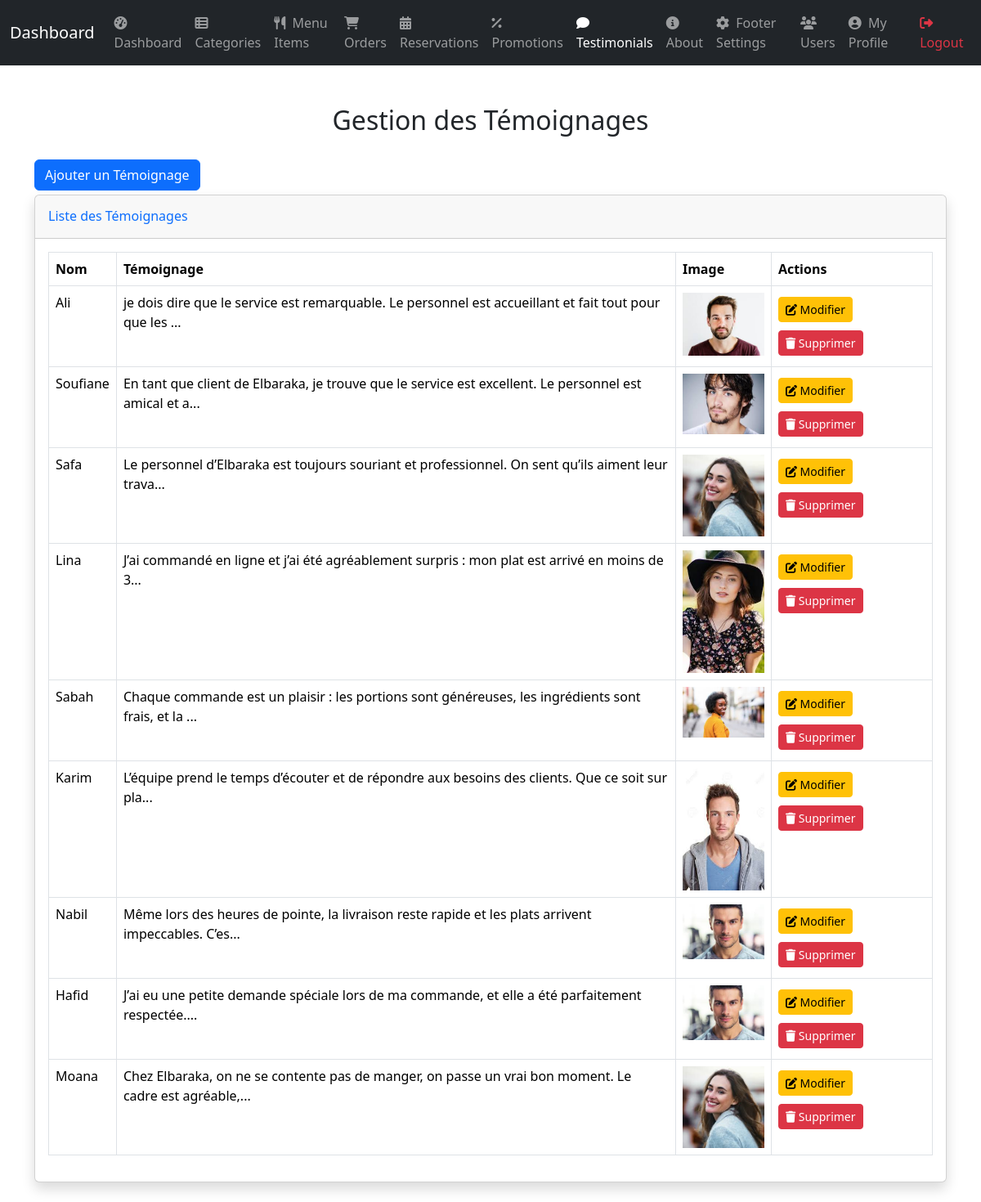
/admin/testimonials.php (signed in), run on the app's committed database.
### tables this page shows
CREATE TABLE `testimonials` (
  `id` int(11) NOT NULL,
  `name` varchar(100) NOT NULL,
  `testimonial` text NOT NULL,
  `image_url` varchar(255) NOT NULL
);

### admin/testimonials.php (the view, shortened to what this page needs)
<?php
    require_once 'db.php';
    try {
        $stmt = $mysqli->query("SELECT * FROM testimonials ORDER BY id DESC");
        $testimonials = [];
        while ($row = $stmt->fetch_assoc()) {
            $testimonials[] = $row;
        }
    } catch (Exception $e) {
        die("Erreur lors de la récupération des témoignages : " . $e->getMessage());
    }
?>
<?php include_once 'includes/header.php'; ?>
<div class="container mt-5">
    <h2 class="text-center mb-4">Gestion des Témoignages</h2>
    <a href="add_testimonial.php" class="btn btn-primary mb-3">Ajouter un Témoignage</a>
    <div class="card shadow mb-4">
        <div class="card-header py-3">
            <h6 class="m-0 font-weight-bold text-primary">Liste des Témoignages</h6>
        </div>
        <div class="card-body">
            <div class="table-responsive">
                <table class="table table-bordered" width="100%" cellspacing="0">
                    <thead>
                        <tr>
                            <th>Nom</th>
                            <th>Témoignage</th>
                            <th>Image</th>
                            <th>Actions</th>
                        </tr>
                    </thead>
                    <tbody>
                        <?php if (! empty($testimonials)): ?>
<?php foreach ($testimonials as $testimonial): ?>
                                <tr>
                                    <td><?php echo htmlspecialchars($testimonial['name']); ?></td>
                                    <td><?php echo htmlspecialchars(substr($testimonial['testimonial'], 0, 100)); ?>...</td>
                                    <td>
                                        <?php if ($testimonial['image_url']): ?>
                                            <img src="<?php echo htmlspecialchars($testimonial['image_url']); ?>" alt="Image" style="max-width: 100px;">
                                        <?php else: ?>
                                            Aucune image
                                        <?php endif; ?>
                                    </td>
                                    <td>
                                        <a href="edit_testimonial.php?id=<?php echo htmlspecialchars($testimonial['id']); ?>" class="btn btn-sm btn-warning">
                                            <i class="fas fa-edit"></i> Modifier
                                        </a>
                                        <a href="delete_testimonial.php?id=<?php echo htmlspecialchars($testimonial['id']); ?>" class="btn btn-sm btn-danger" onclick="return confirm('Êtes-vous sûr de vouloir supprimer ce témoignage ?');">
                                            <i class="fas fa-trash"></i> Supprimer
                                        </a>
                                    </td>
                                </tr>
                            <?php endforeach; ?>
<?php else: ?>
                            <tr>
                                <td colspan="4" class="text-center">Aucun témoignage disponible</td>
                            </tr>
                        <?php endif; ?>
                    </tbody>
                </table>
            </div>
        </div>
    </div>
</div>
<?php include_once 'includes/footer.php'; ?>

### admin/css/admin.css (style rules this page uses)
html, body { height: 100%; margin: 0; padding: 0; }
.btn { margin-top: 5px !important; margin-bottom: 5px !important; }

### data on the page
testimonials: name "Ali", testimonial "je dois dire que le service est remarquable. Le personnel est accueillant et fait tout pour que les", image_url (picture)
testimonials: name "Soufiane", testimonial "En tant que client de Elbaraka, je trouve que le service est excellent. Le personnel est amical et a", image_url (picture)
testimonials: name "Safa", testimonial "Le personnel d’Elbaraka est toujours souriant et professionnel. On sent qu’ils aiment leur trava", image_url (picture)
testimonials: name "Lina", testimonial "J’ai commandé en ligne et j’ai été agréablement surpris : mon plat est arrivé en moins de 3", image_url (picture)
testimonials: name "Sabah", testimonial "Chaque commande est un plaisir : les portions sont généreuses, les ingrédients sont frais, et la", image_url (picture)
testimonials: name "Karim", testimonial "L’équipe prend le temps d’écouter et de répondre aux besoins des clients. Que ce soit sur pla", image_url (picture)
testimonials: name "Nabil", testimonial "Même lors des heures de pointe, la livraison reste rapide et les plats arrivent impeccables. C’es", image_url (picture)
testimonials: name "Hafid", testimonial "J’ai eu une petite demande spéciale lors de ma commande, et elle a été parfaitement respectée.", image_url (picture)
testimonials: name "Moana", testimonial "Chez Elbaraka, on ne se contente pas de manger, on passe un vrai bon moment. Le cadre est agréable,", image_url (picture)
